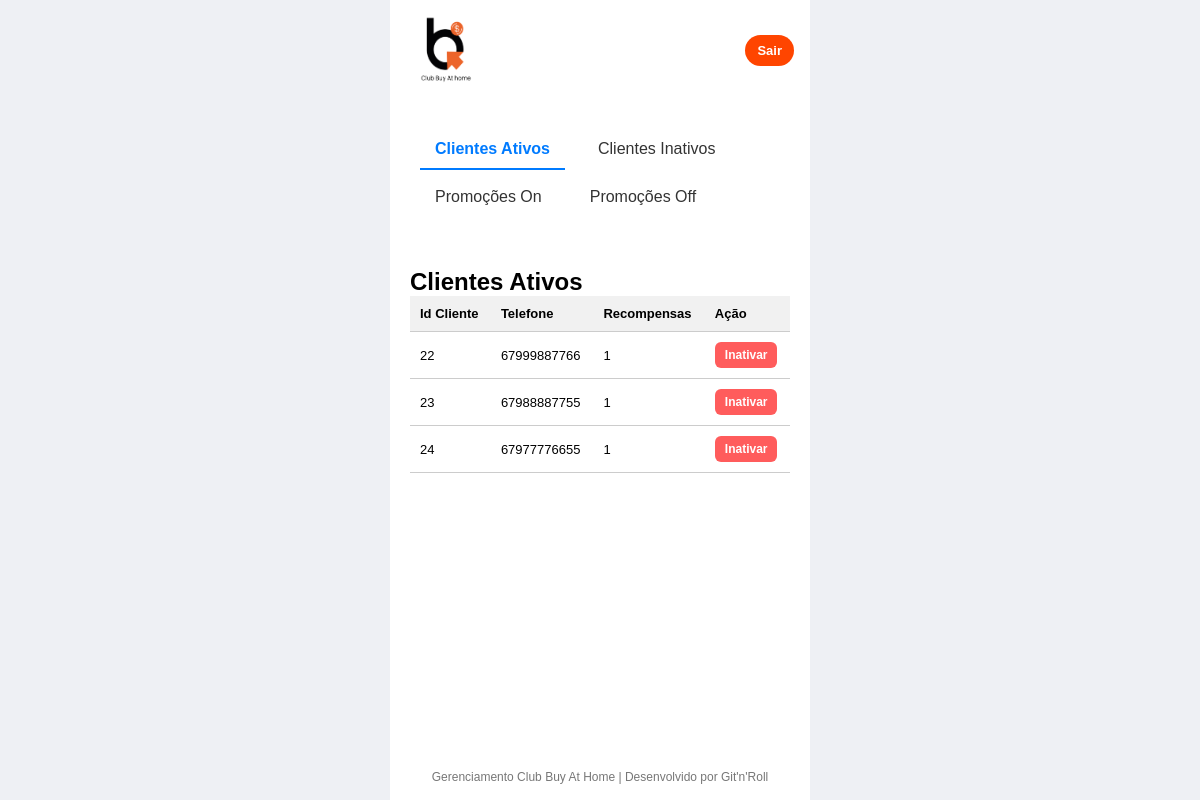
/Adm/View/gerenciamento.php, run on an earlier commit of the app's database.
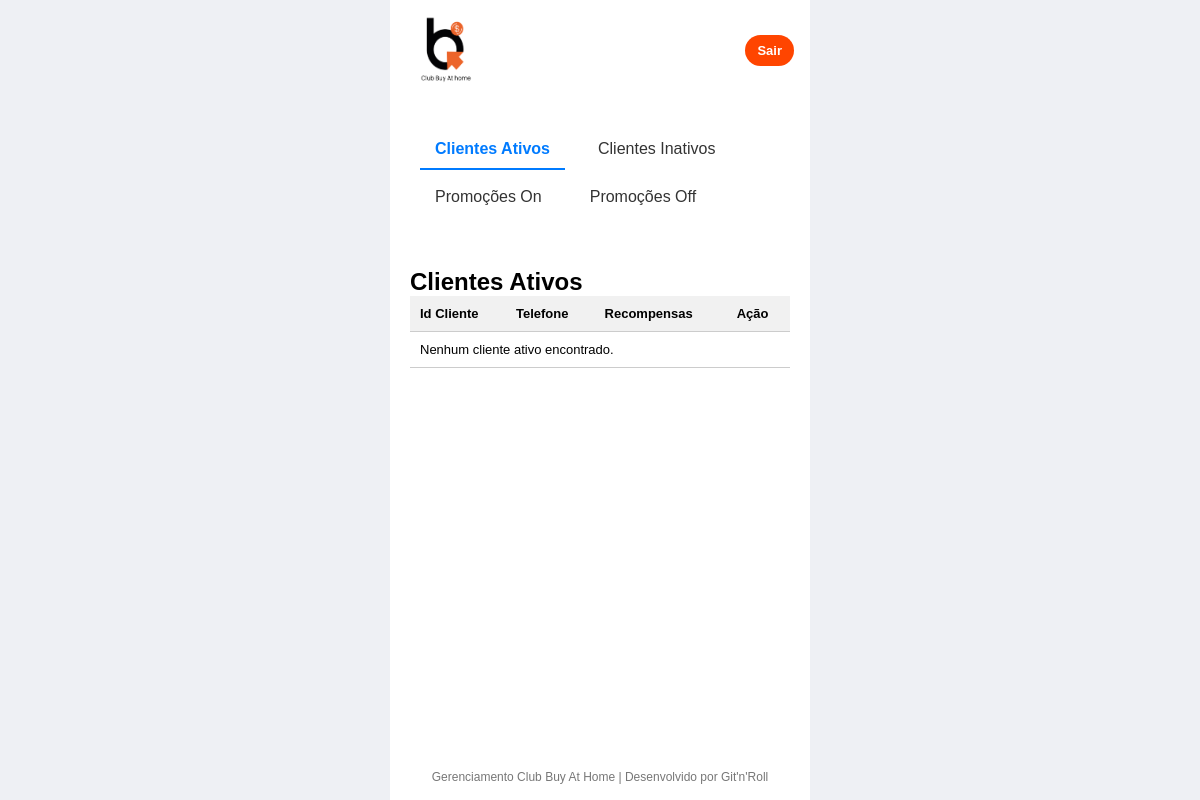
And on a later commit of the database.
### tables this page shows
CREATE TABLE `checkin_diario` (
  `id_checkin` int NOT NULL AUTO_INCREMENT,
  `id_usuario` int NOT NULL,
  `data_checkin` date NOT NULL,
  `dia_sequencia` int NOT NULL,
  `recompensa` int DEFAULT '1',
  PRIMARY KEY (`id_checkin`),
  UNIQUE KEY `unique_checkin` (`id_usuario`,`data_checkin`),
  CONSTRAINT `checkin_diario_ibfk_1` FOREIGN KEY (`id_usuario`) REFERENCES `usuarios` (`id_usuario`)
);

CREATE TABLE `usuarios` (
  `id_usuario` int NOT NULL AUTO_INCREMENT,
  `senha` varchar(255) NOT NULL,
  `id_perfil` enum('cli','adm') NOT NULL,
  `telefone` varchar(11) NOT NULL,
  `ativo` tinyint(1) DEFAULT '1',
  PRIMARY KEY (`id_usuario`)
);

### Database/Database.php (called while the page is built, shortened)
<?php
class Database{
    public $conection;
    public string $local = 'localhost';
    public string $db = 'sistema_usuarios';
    public string $user = 'root';
    public string $password = '';
    private function conecta(){
        try{
            $this->conection = new PDO("mysql:host=".$this->local.";dbname=$this->db",
            $this->user,$this->password);
            $this->conection->setAttribute(PDO::ATTR_ERRMODE,PDO::ERRMODE_EXCEPTION);
            return true;
        }catch (PDOException $err){
            die("Connection Failed" . $err->getMessage());
            return false;
        }
    }
    public function execute($query,$binds = []){
        try{
            $stmt = $this->conection->prepare($query);
            $stmt->execute($binds);
            return $stmt;
        }catch (PDOException $err) {
            die("Connection Failed " . $err->getMessage());
        }
    }
}
?>

### Adm/View/gerenciamento.php (the view, shortened to what this page needs)
<?php
require_once '../../Database/Database.php';
?>
<!DOCTYPE html>
<html lang="pt-br">
<head>
  <link rel="stylesheet" href="https://cdnjs.cloudflare.com/ajax/libs/font-awesome/6.5.0/css/all.min.css"/>
  <link rel="stylesheet" href="../public/Css/gerenciamento.css">
</head>
<body>
<div class="admin">
  <div class="admin-header">
    <img src="../../public/Imagens/logo_club.png" alt="Logo">
    <button class="logout-btn" onclick="location.href='login-adm.php'">Sair</button>
  </div>
  <nav class="admin-nav">
    <a href="gerenciamento.php" class="active">Clientes Ativos</a>
    <a href="Clientes-inativos.php">Clientes Inativos</a>
    <a href="promocoes-on.php">Promoções On</a>
    <a href="promocoes-off.php">Promoções Off</a>
  </nav>
  <div class="admin-body">
    <section id="ativos" class="pane">
      <h2>Clientes Ativos</h2>
      <table>
        <thead>
          <tr>
            <th>Id Cliente</th>
            <th>Telefone</th>
            <th>Recompensas</th>
            <th>Ação</th>
          </tr>
        </thead>
        <tbody id="tbAtivos">
          <?php
            function listarClientesAtivos() {
              $db = new Database();
              $sql = "
              SELECT u.id_usuario, u.telefone, c.recompensa
              FROM usuarios u
              INNER JOIN checkin_diario c ON u.id_usuario = c.id_usuario
              WHERE u.ativo = 1";
              $result = $db->execute($sql);
              return $result->fetchAll(PDO::FETCH_ASSOC);
            }
            $clientes = listarClientesAtivos();
            if (!empty($clientes)) {
              foreach ($clientes as $cliente) {
                echo "<tr>";
                echo "<td>{$cliente['id_usuario']}</td>";
                echo "<td>{$cliente['telefone']}</td>";
                echo "<td>" . ($cliente['recompensa'] ?? 'Sem Recompensa') . "</td>";
                echo "<td><button class='btn inativar' onclick='inativar(this)'>Inativar</button></td>";
                echo "</tr>";
              }
            } else {
              echo "<tr><td colspan='4'>Nenhum cliente ativo encontrado.</td></tr>";
            }
            ?>
        </tbody>
      </table>
    </section>
  </div>
  <div class="admin-footer">Gerenciamento Club Buy At Home | Desenvolvido por Git'n'Roll</div>
</div>
</body>
</html>

### Adm/public/Css/gerenciamento.css (style rules this page uses)
* { margin: 0; padding: 0; box-sizing: border-box; font-family: Arial, sans-serif; }
html, body { height: 100%; background: #eef0f4; overflow-x: hidden; }
body { display: flex; justify-content: center; align-items: center; }
.admin { width: 100vw; max-width: 420px; height: 100vh; display: flex; flex-direction: column; background: #fff; }
.admin-header { background: white url("padrao.svg") center/cover; height: 100px; display: flex; justify-content: space-between; align-items: center; padding: 0 16px; }
.admin-header img { height: 90px; padding: 10px; }
.logout-btn { background: orangered; color: #fff; border: none; padding: 8px 12px; border-radius: 50px; font-weight: 600; font-size: 13px; cursor: pointer; }
.admin-nav { display: flex; flex-wrap: wrap; gap: 8px; padding: 30px; }
.admin-body { flex: 1; overflow-y: auto; }
.pane { display: none; padding: 20px; }
table { width: 100%; border-collapse: collapse; font-size: 13px; }
th, td { padding: 8px; border-bottom: 1px solid #ddd; text-align: left; }
th { background: #f1f1f1; }
.admin-footer { padding: 16px; text-align: center; font-size: 12px; color: #777; }
.pane { display: none; }
.btn { padding: 6px 10px; border: none; border-radius: 6px; font-size: 12px; font-weight: 600; cursor: pointer; }
.btn.inativar { background: #ff5c5c; color: #fff; }

### Adm/View/gerenciamento.php (style rules this page uses)
.pane { display: none; }
body:not(:target) #ativos { display: block; }
.admin-nav a { padding: 10px 15px; display: inline-block; text-decoration: none; color: #333; border-bottom: 2px solid transparent; margin-right: 10px; }
.admin-nav a:focus, .admin-nav a:hover, .admin-nav a.active { border-color: #007BFF; color: #007BFF; font-weight: bold; }
table { width: 100%; border-collapse: collapse; margin-bottom: 40px; }
th, td { padding: 10px; border-bottom: 1px solid #ccc; text-align: left; }
img { width: 80px; height: auto; }

What changed in the data, as far as the page shows it:
removed checkin_diario: id_usuario.id_usuario "22", id_usuario.telefone "67999887766", recompensa "1"
removed checkin_diario: id_usuario.id_usuario "23", id_usuario.telefone "67988887755", recompensa "1"
removed checkin_diario: id_usuario.id_usuario "24", id_usuario.telefone "67977776655", recompensa "1"
Also different on the page:
text now shown: "Nenhum cliente ativo encontrado."
